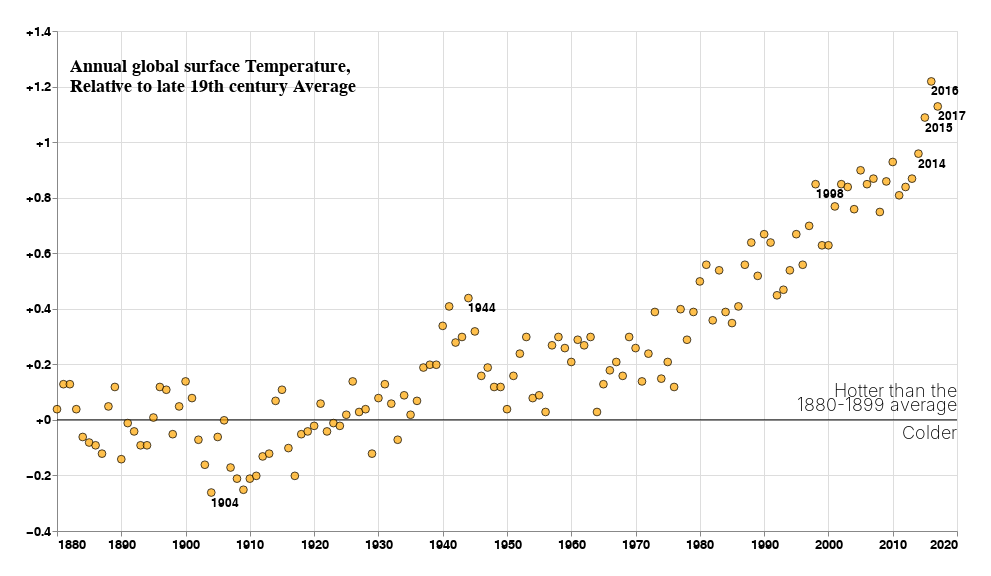

Notebook code for this chart:
### Code cell
# Zero line and titles
h_line = alt.Chart(pd.DataFrame({"y": [0]})).mark_rule().encode(y="y")

h_text = alt.Chart(pd.DataFrame({"y": [0.1, 0.05, -0.05],
                                 "x": ["2020-01-01"]*3,
                                 "T": ["Hotter than the", "1880-1899 average", "Colder"]
                                 })
                   ).mark_text(fontSize=18, fontWeight=200, align="right").encode(y="y", x="x:T", text="T")
title_text = alt.Chart(pd.DataFrame({"y": [1.27, 1.2],
                                     "x": ["1882-01-01"]*2,
                                     "T": ["Annual global surface Temperature,", "Relative to late 19th century Average"]
                                     })
                       ).mark_text(fontSize=18, fontWeight=700, align="left").encode(y="y", x="x:T", text="T")
                       
(h_line + h_text + title_text + chart + textmarks).properties(
    width=900,
    height=500,
    padding=25
).configure_axis(
    labelFontSize=13,
    labelFontWeight=600
    )

### Figure 1 — Vega-Lite specification as saved in the notebook (floating-point values rounded to 4 significant figures; data arrays with more than 128 entries replaced by an {"elided": "..."} marker saying what was removed)
{"config": {"view": {"continuousWidth": 400, "continuousHeight": 300}, "axis": {"labelFontSize": 13, "labelFontWeight": 600}}, "layer": [{"data": {"name": "data-06fd9f850666401b4599de5588b60692"}, "mark": "rule", "encoding": {"y": {"type": "quantitative", "field": "y"}}}, {"data": {"name": "data-616f651538c6e30fe8da587dad8f6e05"}, "mark": {"type": "text", "align": "right", "fontSize": 18, "fontWeight": 200}, "encoding": {"text": {"type": "nominal", "field": "T"}, "x": {"type": "temporal", "field": "x"}, "y": {"type": "quantitative", "field": "y"}}}, {"data": {"name": "data-b7e05f41a4cf56e7c9be3859ba99275f"}, "mark": {"type": "text", "align": "left", "fontSize": 18, "fontWeight": 700}, "encoding": {"text": {"type": "nominal", "field": "T"}, "x": {"type": "temporal", "field": "x"}, "y": {"type": "quantitative", "field": "y"}}}, {"data": {"name": "data-f28dbe03ba54669d698d7d2cdcbfce3b"}, "mark": {"type": "point", "color": "black", "fill": "orange", "shape": "circle", "size": 60, "strokeWidth": 1}, "encoding": {"tooltip": [{"type": "quantitative", "field": "J-D", "title": "Temperature"}, {"type": "temporal", "field": "Year", "format": "%Y", "title": "Year"}], "x": {"type": "temporal", "axis": {"tickCount": 15}, "field": "Year", "scale": {"zero": false}, "title": ""}, "y": {"type": "quantitative", "axis": {"format": "+.2", "tickCount": 10}, "field": "J-D", "scale": {"zero": false}, "title": ""}}}, {"data": {"name": "data-00e8b3e2901702d17a363db0b6a10ba6"}, "mark": {"type": "text", "align": "left", "baseline": "middle", "dx": 0, "dy": 10, "fontSize": 12, "fontWeight": 600}, "encoding": {"text": {"type": "temporal", "field": "Year", "timeUnit": "year"}, "x": {"type": "temporal", "field": "Year"}, "y": {"type": "quantitative", "field": "J-D"}}}], "height": 500, "padding": 25, "width": 900, "$schema": "https://vega.github.io/schema/vega-lite/v4.8.1.json", "datasets": {"data-06fd9f850666401b4599de5588b60692": [{"y": 0}], "data-616f651538c6e30fe8da587dad8f6e05": [{"y": 0.1, "x": "2020-01-01", "T": "Hotter than the"}, {"y": 0.05, "x": "2020-01-01", "T": "1880-1899 average"}, {"y": -0.05, "x": "2020-01-01", "T": "Colder"}], "data-b7e05f41a4cf56e7c9be3859ba99275f": [{"y": 1.27, "x": "1882-01-01", "T": "Annual global surface Temperature,"}, {"y": 1.2, "x": "1882-01-01", "T": "Relative to late 19th century Average"}], "data-f28dbe03ba54669d698d7d2cdcbfce3b": {"elided": "138 records"}, "data-00e8b3e2901702d17a363db0b6a10ba6": [{"Year": "1904-01-01T00:00:00", "J-D": -0.2615}, {"Year": "1944-01-01T00:00:00", "J-D": 0.4385}, {"Year": "1998-01-01T00:00:00", "J-D": 0.8485}, {"Year": "2014-01-01T00:00:00", "J-D": 0.9585}, {"Year": "2015-01-01T00:00:00", "J-D": 1.089}, {"Year": "2016-01-01T00:00:00", "J-D": 1.218}, {"Year": "2017-01-01T00:00:00", "J-D": 1.129}]}}
